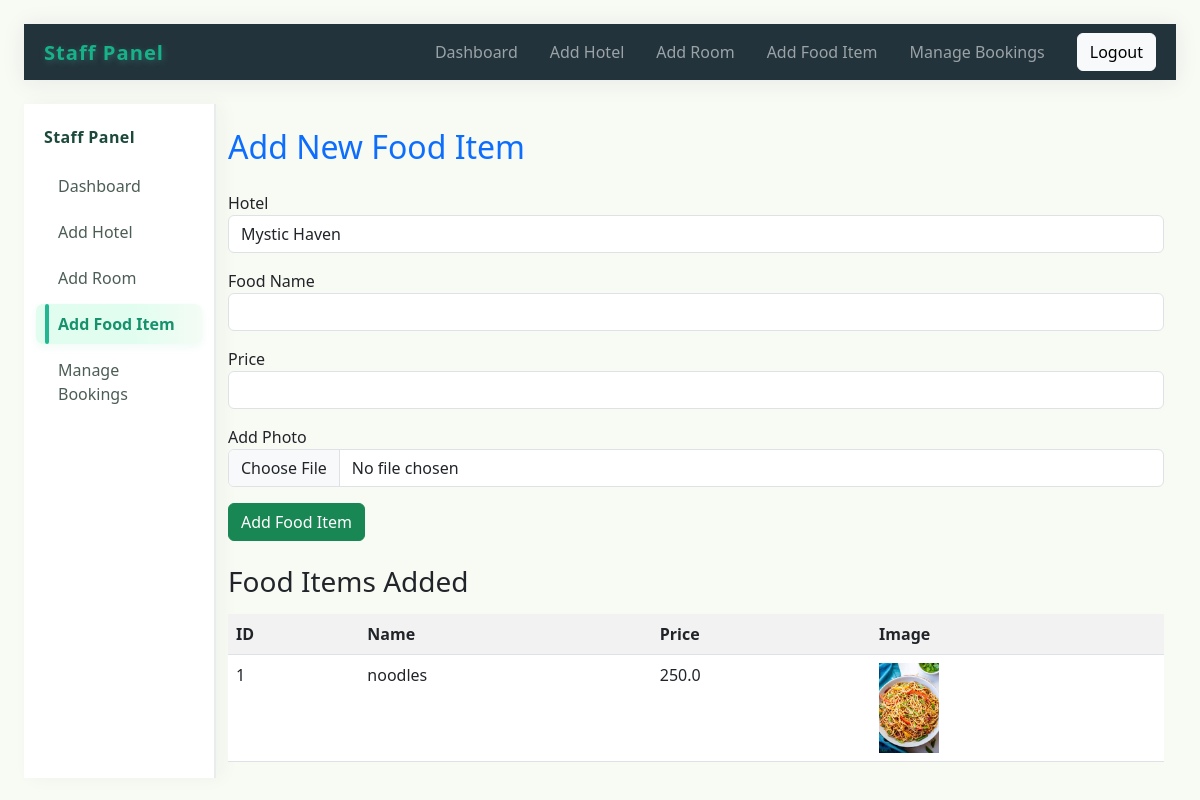
The app's page /staff/foods (signed in) with its own data.
### tables this page shows
CREATE TABLE hotels (
            id INTEGER PRIMARY KEY,
            staff_id INTEGER,
            hotel_name TEXT,
            address TEXT,
            number_of_rooms INTEGER,
            food_options TEXT, phone_number TEXT, staff_email TEXT, hotel_image_path TEXT,
            FOREIGN KEY(staff_id) REFERENCES users(id)
        );

CREATE TABLE food_items (
            id INTEGER PRIMARY KEY,
            hotel_id INTEGER,
            food_name TEXT,
            price REAL,
            image_path TEXT,
            FOREIGN KEY(hotel_id) REFERENCES hotels(id)
        );

### app.py (the view, shortened to what this page needs)
@app.route('/staff/foods', methods=['GET', 'POST'])
def staff_foods():
    if session.get('role') != 'staff':
        return redirect(url_for('signin'))
    db = get_db()
    hotels = db.execute("SELECT * FROM hotels WHERE staff_id=?", (session['user_id'],)).fetchall()
    hotel = hotels[0] if hotels else None
    if not hotel:
        flash("Please add hotel details first.")
        return redirect(url_for('add_hotel'))
    food_items = db.execute("SELECT * FROM food_items WHERE hotel_id=?", (hotel['id'],)).fetchall()
    return render_template('staff_foods.html', food_items=food_items, hotel=hotel)

### app.py (called while the page is built)
def get_db():
    conn = sqlite3.connect(DATABASE)
    conn.row_factory = sqlite3.Row
    return conn

### templates/staff_foods.html (shortened to what this page needs)
{% extends "staff_base.html" %}
{% set page = 'staff_foods' %}
{% block content %}
<h2 class="mb-4 text-primary">Add New Food Item</h2>
<form method="POST" enctype="multipart/form-data" class="mb-4">
    <div class="mb-3">
        <label>Hotel</label>
        <input type="text" class="form-control" value="{{ hotel.hotel_name }}" readonly>
    </div>
    <div class="mb-3">
        <label>Food Name</label>
        <input name="food_name" class="form-control" required>
    </div>
    <div class="mb-3">
        <label>Price</label>
        <input name="price" type="number" class="form-control" step="0.01" required>
    </div>
    <div class="mb-3">
        <label>Add Photo</label>
        <input name="image" type="file" class="form-control" accept="image/*" required>
    </div>
    <button type="submit" class="btn btn-success">Add Food Item</button>
</form>
<h3>Food Items Added</h3>
<table class="table table-striped bg-white">
    <tr>
        <th>ID</th><th>Name</th><th>Price</th><th>Image</th>
    </tr>
    {% for food in food_items %}
    <tr>
        <td>{{ food.id }}</td>
        <td>{{ food.food_name }}</td>
        <td>{{ food.price }}</td>
        <td>
            {% if food.image_path %}
                <img src="{{ url_for('static', filename='food_images/' ~ food.image_path) }}" width="60">
            {% else %}
                No image
            {% endif %}
        </td>
    </tr>
    {% endfor %}
</table>
{% endblock %}

### templates/staff_base.html (shortened to what this page needs)
<!DOCTYPE html>
<html>
<head>
    <link rel="stylesheet" href="/static/styles.css">
    <link rel="stylesheet" href="https://cdn.jsdelivr.net/npm/bootstrap@5.3.0/dist/css/bootstrap.min.css">
</head>
<body>
    <nav class="navbar navbar-expand-lg navbar-dark bg-dark mb-4">
        <div class="container-fluid">
            <a class="navbar-brand" href="#">Staff Panel</a>
            <div class="collapse navbar-collapse justify-content-end">
                <ul class="navbar-nav">
                    <li class="nav-item"><a class="nav-link" href="{{ url_for('staff_dashboard') }}">Dashboard</a></li>
                    <li class="nav-item"><a class="nav-link" href="{{ url_for('add_hotel') }}">Add Hotel</a></li>
                    <li class="nav-item"><a class="nav-link" href="{{ url_for('add_room') }}">Add Room</a></li>
                    <li class="nav-item"><a class="nav-link" href="{{ url_for('staff_foods') }}">Add Food Item</a></li>
                    <li class="nav-item"><a class="nav-link" href="{{ url_for('manage_bookings') }}">Manage Bookings</a></li>
                </ul>
                <a class="btn btn-light ms-3" href="{{ url_for('logout') }}">Logout</a>
            </div>
        </div>
    </nav>
    <div class="container-fluid">
        <div class="row">
            <div class="col-md-2 bg-white border-end pt-4" style="min-height:80vh;">
                <h6 class="fw-bold ps-2">Staff Panel</h6>
                <ul class="nav flex-column mt-3">
                    <li class="nav-item"><a class="nav-link {% if page=='dashboard' %}active{% endif %}" href="{{ url_for('staff_dashboard') }}">Dashboard</a></li>
                    <li class="nav-item"><a class="nav-link {% if page=='add_hotel' %}active{% endif %}" href="{{ url_for('add_hotel') }}">Add Hotel</a></li>
                    <li class="nav-item"><a class="nav-link {% if page=='add_room' %}active{% endif %}" href="{{ url_for('add_room') }}">Add Room</a></li>
                    <li class="nav-item"><a class="nav-link {% if page=='staff_foods' %}active{% endif %}" href="{{ url_for('staff_foods') }}">Add Food Item</a></li>
                    <li class="nav-item"><a class="nav-link {% if page=='manage_bookings' %}active{% endif %}" href="{{ url_for('manage_bookings') }}">Manage Bookings</a></li>
                </ul>
            </div>
            <div class="col-md-10 pt-4">
                {% block content %}{% endblock %}
            </div>
        </div>
    </div>
</body>
</html>

### static/styles.css (style rules this page uses)
body { padding: 1.5em; font-family: Arial, sans-serif; background: #f3f3f7; }
a { margin: 0 8px; color: #124; }
form { margin: 1em 0 .5em 0; }
table { border-collapse: collapse; width: 80%; margin-top: 1em; background: #fff; }
th, td { border: 1px solid #abc; padding: .5em 1em; }

### templates/staff_base.html (style rules this page uses)
body { background: #f8faf4; }
.navbar-dark.bg-dark { background: #22333B !important; box-shadow: 0 2px 24px #22333b14; }
.navbar-brand { font-weight: 700; font-size: 1.26rem; letter-spacing: 1px; color: #18b288 !important; text-shadow: 1px 2px 7px #56dac947; }
.btn-light { border-radius: 6px; font-weight: 500; transition: box-shadow .18s, color .19s, background .18s; }
.bg-white.border-end { background: #fff !important; border-right: 2px solid #e7ecec !important; min-height: 82vh; box-shadow: 6px 0 18px 0 rgba(49,61,54,0.04); animation: sidebarIn .8s cubic-bezier(.01,.73,.67,.99) both; }
.nav.flex-column .nav-link { color: #2d4137da; font-weight: 500; border-radius: 7px; margin: 3px 0; transition: .22s cubic-bezier(.28,1.2,.65,.98); padding-left: 22px; position: relative; overflow: hidden; }
.nav.flex-column .nav-link.active, .nav.flex-column .nav-link:focus { background: linear-gradient(90deg, #e1fdf0 58%, #f4fcf5 100%); color: #16926c !important; font-weight: 700; box-shadow: 0 3px 9px 0 rgba(33,179,120,0.07); }
.nav.flex-column .nav-link::before { content: ''; display: block; position: absolute; left: 9px; top: 0; bottom: 0; width: 4px; background: #23b791; opacity: 0; border-radius: 6px; transition: opacity .22s,background .12s; }
.nav.flex-column .nav-link.active::before, .nav.flex-column .nav-link:hover::before, .nav.flex-column .nav-link:focus::before { opacity: 1; background: #23b791; }
h6.fw-bold.ps-2 { letter-spacing: .4px; color: #1c493b !important; margin-bottom: 16px; }
.col-md-10.pt-4 { animation: fadeInContent 1.08s cubic-bezier(.19,.95,.42,1.08) .13s both; }

### records on screen
hotels: hotel_name "Mystic Haven"
food_items: id "1", food_name "noodles", price "250.0", image_path (picture)
